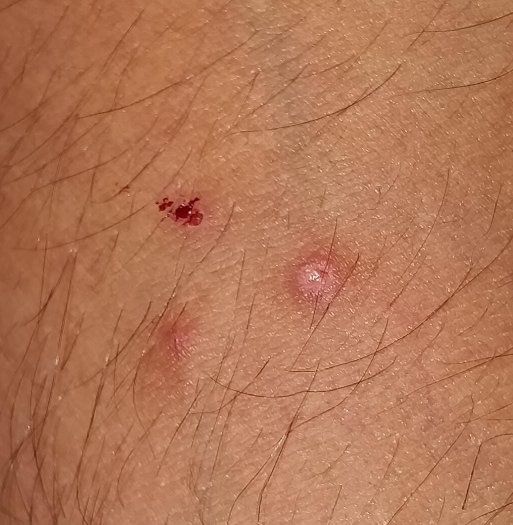
#> input picture Data/Dataset 1/Image_5.jpeg, 1026 x 1050 px, found by its file name (shown at 1/2 size)
$ python circle_detection.py
#> lines starting #> are read from the running program, lines starting #| are printed output that depends on the picture; after the words box and inside, x2 and y2 are one past the last pixel; in counts of white or black regions, pixels touching at a corner belong together
import cv2
import pytesseract
import numpy as np

def preprocess_image(image_path):
    # Read the image
#> called with image_path = 'your_image_path.jpg'
    image = cv2.imread("D:\Dermatitis Thesis\Data\Image_5.jpeg")
#> image is the input picture: shape (1050, 1026, 3); mean B, G, R 85.9, 118, 178.8
    image = cv2.resize(image,  (0, 0),fx=0.5, fy=0.5)
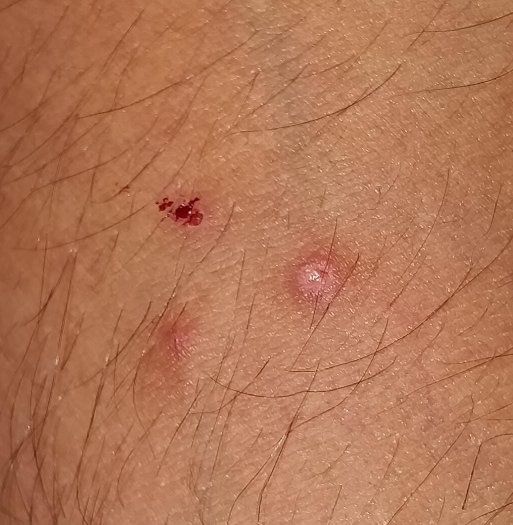
#> image: shape (525, 513, 3); mean B, G, R 86, 118.1, 178.9
    # [41 lines of commented-out code are left out]
    ycbcr_image = cv2.cvtColor(image, cv2.COLOR_BGR2YCrCb)
#> ycbcr_image: shape (525, 513, 3); mean of channels 0, 1, 2 132.6, 161, 101.7

    # Define a lower and upper range for skin tones in YCbCr color space
    lower_skin = np.array([0, 135,102], dtype=np.uint8)
    upper_skin = np.array([255, 180, 255], dtype=np.uint8)


    # Define a lower and upper range for the red color
    # lower_red = np.array([130, 0, 11], dtype=np.uint8)
    # upper_red = np.array([100, 100, 255], dtype=np.uint8)
    # Define a lower and upper range for skin tones
    # lower_skin = np.array([0, 20, 70], dtype=np.uint8)
    # upper_skin = np.array([20, 255, 255], dtype=np.uint8)


    # Create a mask using the inRange function to extract only the red color
    red_mask = cv2.inRange(ycbcr_image, lower_skin, upper_skin)
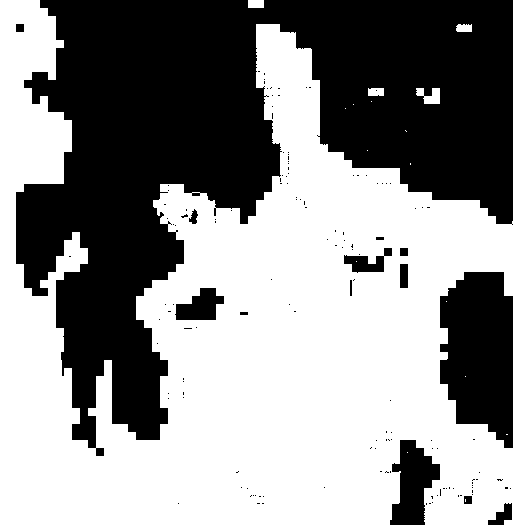
#> red_mask: shape (525, 513); 55.4% white; 145 black regions (131 under 20 px), largest, box (x1, y1, x2, y2) and area: (16, 0, 513, 456) 104554, (440, 272, 513, 448) 10196, (390, 440, 440, 525) 2612

    # Apply the mask to the original image
    result_image = cv2.bitwise_and(image, image, mask=red_mask)
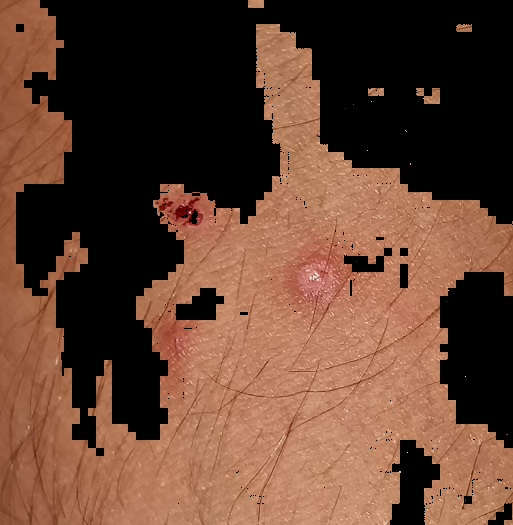
#> result_image: shape (525, 513, 3); mean B, G, R 49.5, 66.1, 99.5

    # Convert the result back to BGR for display or further processing
    result_image_bgr = cv2.cvtColor(result_image, cv2.COLOR_RGB2BGR)
    gray = cv2.cvtColor(result_image, cv2.COLOR_BGR2GRAY)
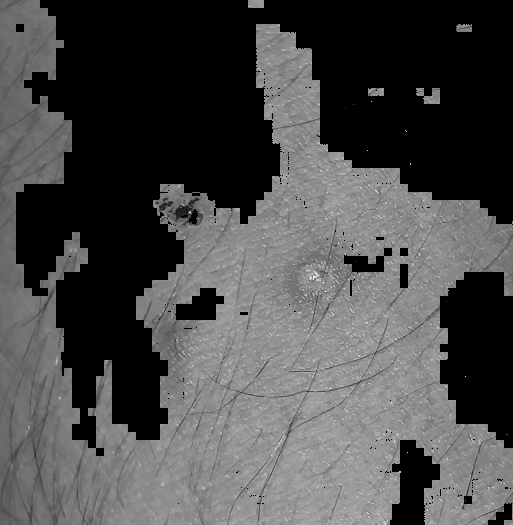
#> gray: shape (525, 513); min 0, max 242, mean 74.2
    blurred = cv2.GaussianBlur(gray, (3, 3), 0)

    # Display the original and result images
    cv2.imshow('Original Image', image)
    cv2.imshow('Only Red Color', blurred)
    cv2.waitKey(0)
    cv2.destroyAllWindows()

# Replace 'your_image_path.jpg' with the path to your image
preprocess_image('your_image_path.jpg')

$ run again, with Data/Dataset 1/Image_2.jpeg copied over Data/Dataset 1/Image_5.jpeg
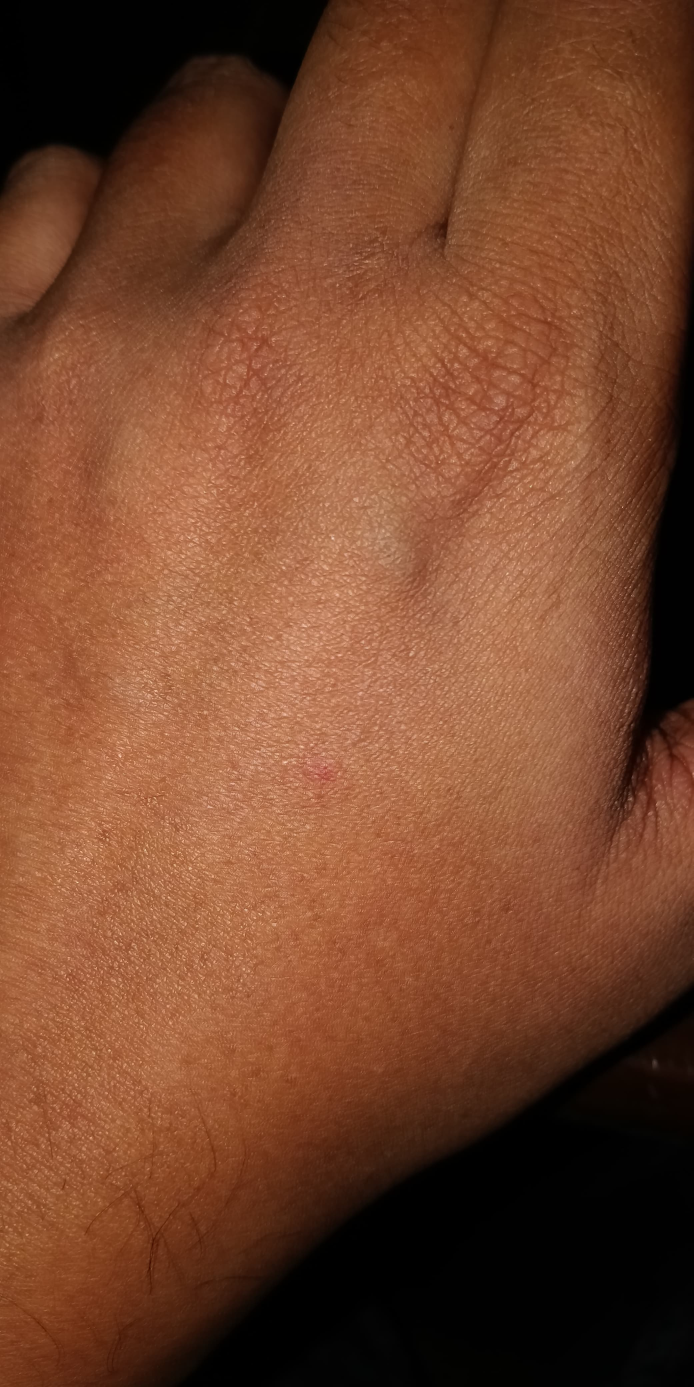
#> input picture Data/Dataset 1/Image_2.jpeg, 2080 x 4160 px, found by its file name (shown at 1/3 size)
#> in preprocess_image, image is the input picture: shape (4160, 2080, 3); mean B, G, R 45.2, 70.3, 119.2
#> image: shape (2080, 1040, 3)
#> ycbcr_image: shape (2080, 1040, 3); mean of channels 0, 1, 2 82.2, 154.6, 107.2
#> in preprocess_image, `red_mask = cv2.inRange(ycbcr_image, lower_skin, upper_skin)`:
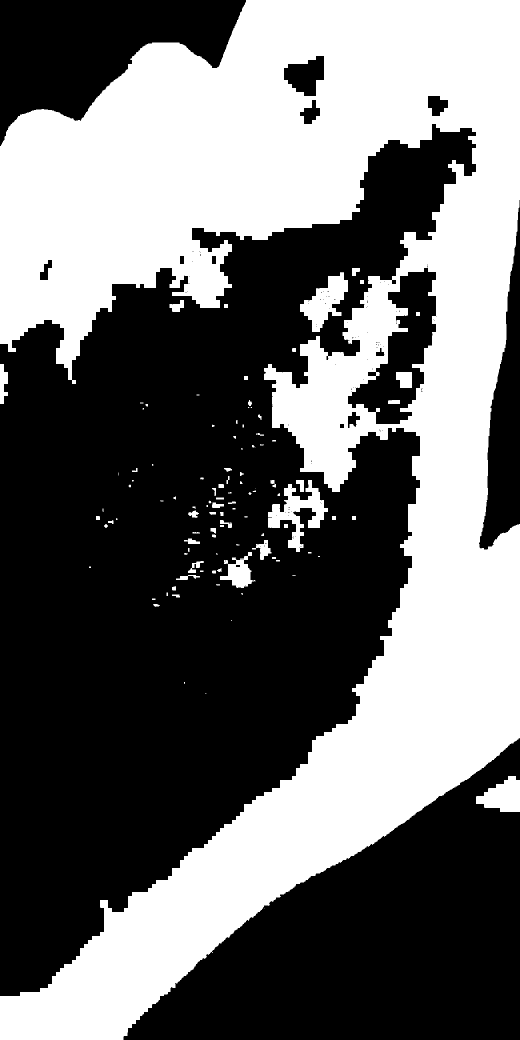
#> red_mask: shape (2080, 1040) (shown at 1/2 size); 42% white; 109 white regions (33 under 20 px), largest, box (x1, y1, x2, y2) and area: (0, 0, 1040, 2080) 882815, (536, 960, 656, 1104) 6372, (600, 544, 696, 664) 5407
#> in preprocess_image, `gray = cv2.cvtColor(result_image, cv2.COLOR_BGR2GRAY)`:
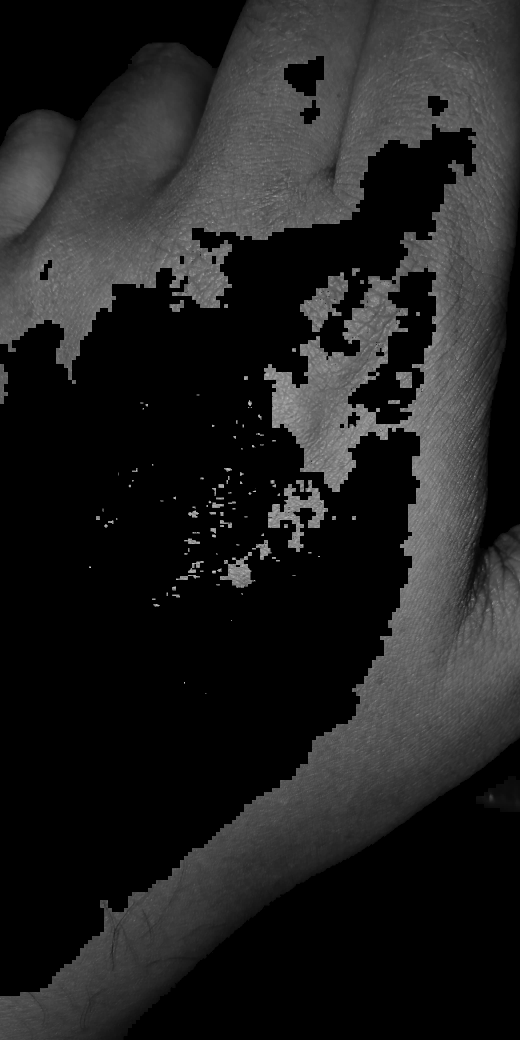
#> gray: shape (2080, 1040) (shown at 1/2 size); min 0, max 224, mean 32.6

$ run again, with Data/Dataset 1/Image_3.jpeg copied over Data/Dataset 1/Image_5.jpeg
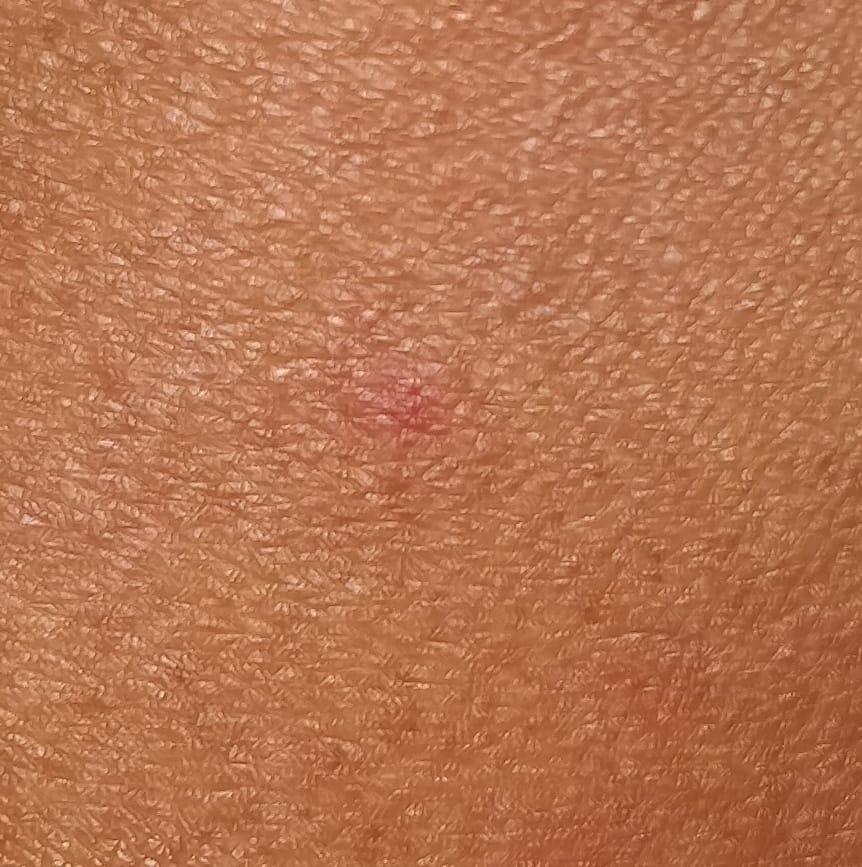
#> input picture Data/Dataset 1/Image_3.jpeg, 862 x 867 px, found by its file name
#> in preprocess_image, image is the input picture: shape (867, 862, 3); mean B, G, R 82.1, 117, 183.3
#> image: shape (434, 431, 3)
#> ycbcr_image: shape (434, 431, 3); mean of channels 0, 1, 2 133, 164, 99.4
#> in preprocess_image, `red_mask = cv2.inRange(ycbcr_image, lower_skin, upper_skin)`:
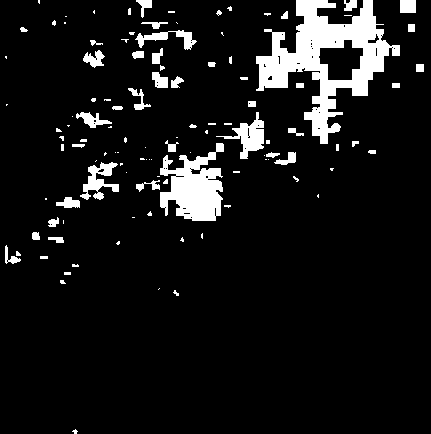
#> red_mask: shape (434, 431); 8.8% white; 113 white regions (64 under 20 px), largest, box (x1, y1, x2, y2) and area: (256, 0, 400, 144) 7621, (160, 143, 224, 221) 3027, (216, 112, 264, 159) 798
#> in preprocess_image, `gray = cv2.cvtColor(result_image, cv2.COLOR_BGR2GRAY)`:
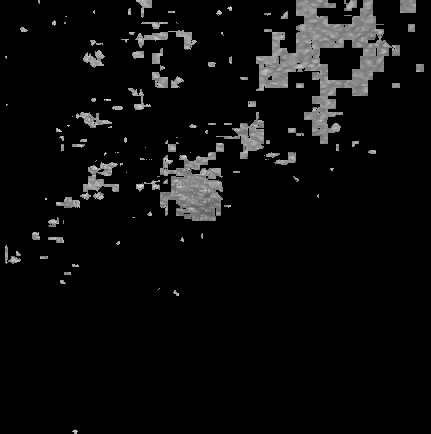
#> gray: shape (434, 431); min 0, max 224, mean 12.7
